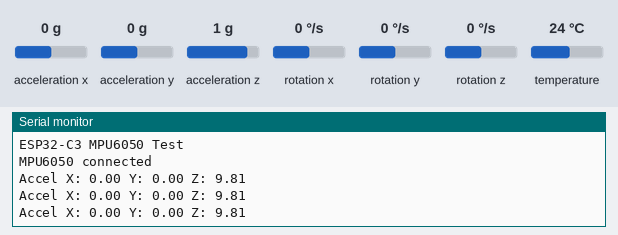
Recording of a sketch running on a simulated ESP32-C3. On the bench: the last lines printed to the serial monitor. The inputs (shaded band) are chosen by the test bench; at power-on: acceleration x 0 g, acceleration y 0 g, acceleration z 1 g, rotation x 0 °/s, rotation y 0 °/s, rotation z 0 °/s, temperature 24 °C.

Above: at 1.3 s.
1.4 s: acceleration x set to -1.4 g
At 2.0 s:
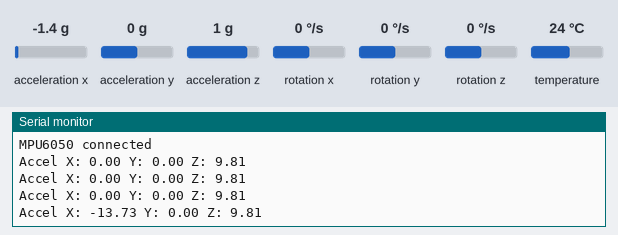
2.9 s: acceleration y set to -1.4 g
At 3.5 s:
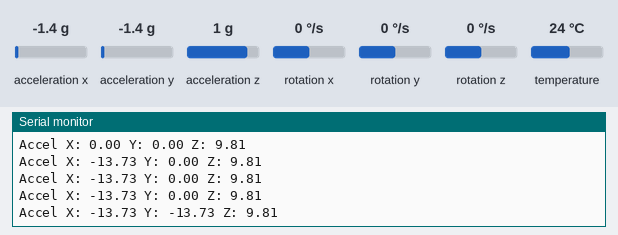
4.4 s: acceleration z set to -1.4 g
At 5.0 s:
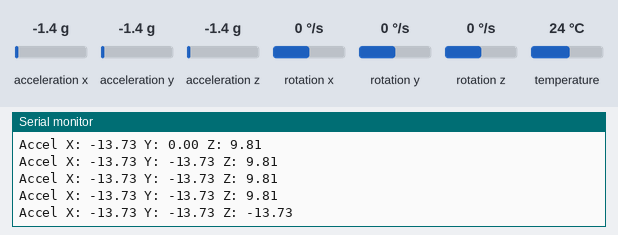

The sketch:

initial.ino
```cpp
#include <Adafruit_MPU6050.h>
#include <Adafruit_Sensor.h>
#include <Wire.h>

Adafruit_MPU6050 mpu;
bool mpuOK = false;

bool checkMPU() {
  Wire.beginTransmission(0x68);
  return Wire.endTransmission() == 0;
}

void setup() {
  Serial.begin(115200);
  while (!Serial) delay(10);   // 🔴 WAJIB ESP32

  Serial.println("\nESP32-C3 MPU6050 Test");

  Wire.begin(3, 4); // SDA, SCL
  delay(100);

  if (checkMPU()) {
    if (mpu.begin()) {
      Serial.println("MPU6050 connected");
      mpuOK = true;

      mpu.setAccelerometerRange(MPU6050_RANGE_8_G);
      mpu.setGyroRange(MPU6050_RANGE_500_DEG);
      mpu.setFilterBandwidth(MPU6050_BAND_21_HZ);
    } else {
      Serial.println("MPU6050 detected but init failed");
    }
  } else {
    Serial.println("MPU6050 NOT detected");
  }
}

void loop() {
  if (!mpuOK) {
    Serial.println("MPU not ready, retrying...");
    if (checkMPU() && mpu.begin()) {
      Serial.println("MPU6050 reconnected!");
      mpuOK = true;
    }
    delay(1000);
    return;
  }

  sensors_event_t a, g, temp;
  if (!mpu.getEvent(&a, &g, &temp)) {
    Serial.println("MPU read error");
    mpuOK = false;
    delay(500);
    return;
  }

  Serial.print("Accel X: "); Serial.print(a.acceleration.x);
  Serial.print(" Y: "); Serial.print(a.acceleration.y);
  Serial.print(" Z: "); Serial.println(a.acceleration.z);

  delay(500);
}
```

Measured:
- after the input at 1.4 s, the serial monitor: prints a new line after 0.21 s (image 1)
- after the input at 2.9 s, the serial monitor: prints a new line after 0.22 s (image 2)
- after the input at 4.4 s, the serial monitor: prints a new line after 0.22 s (image 3)
